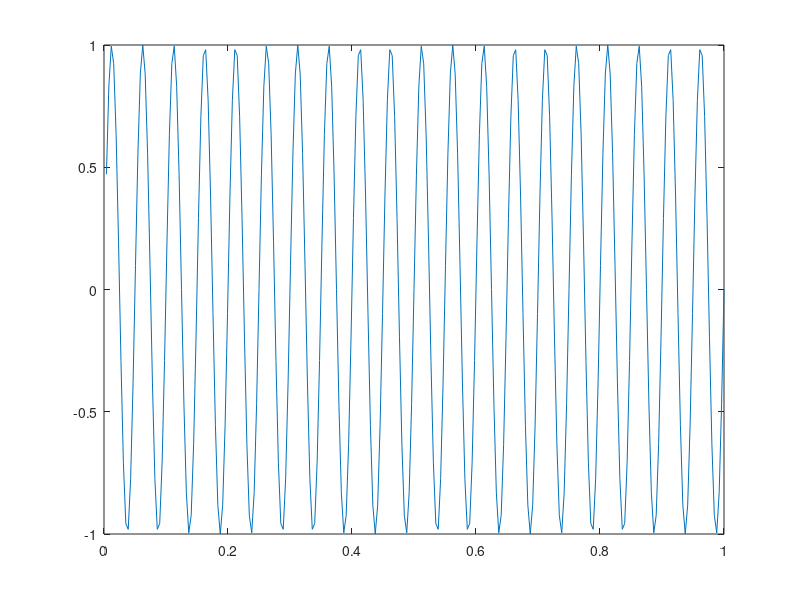

Reproduce this figure in MATLAB. (Note: this script raises an error after producing the figure.)
function [energy0_4,energy4_8,energy8_16,energy16_32,energy32_64,energy64_128]=energyDWT(signal)

fs=256;
if nargin<1
    f=20;
    n=1/fs:1/fs:1;
    signal=sin(2*pi*f*n);
    plot(n,signal);
end
[cA,cD]=dwt(signal,'db8');
energy64_128=sum(cD.^2)/length(cD);

[cA1,cD1]=dwt(cA,'db8');
energy32_64=sum(cD1.^2)/length(cD1);

[cA2,cD2]=dwt(cA1,'db8');
energy16_32=sum(cD2.^2)/length(cD2);

[cA3,cD3]=dwt(cA2,'db8');
energy8_16=sum(cD3.^2)/length(cD3);

[cA4,cD4]=dwt(cA3,'db8');
energy4_8=sum(cD4.^2)/length(cD4);
energy0_4=sum(cA4.^2)/length(cA4);
% plot(signal);
% disp([num2str(energy0_4) '  ' num2str(energy4_8) '  ' num2str(energy8_16) '  ' ...
%     num2str(energy16_32) '  ' num2str(energy32_64) '  ' num2str(energy64_128)]);
end